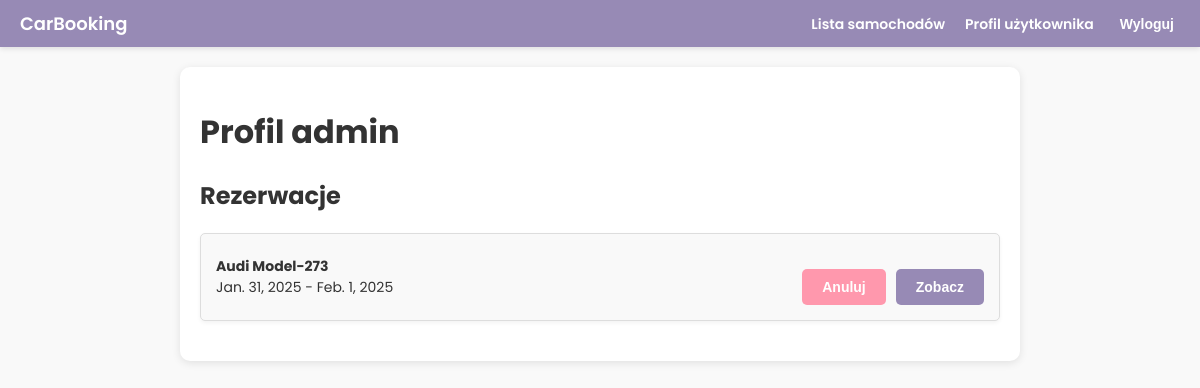
The app's page /management/user/1/, older data.
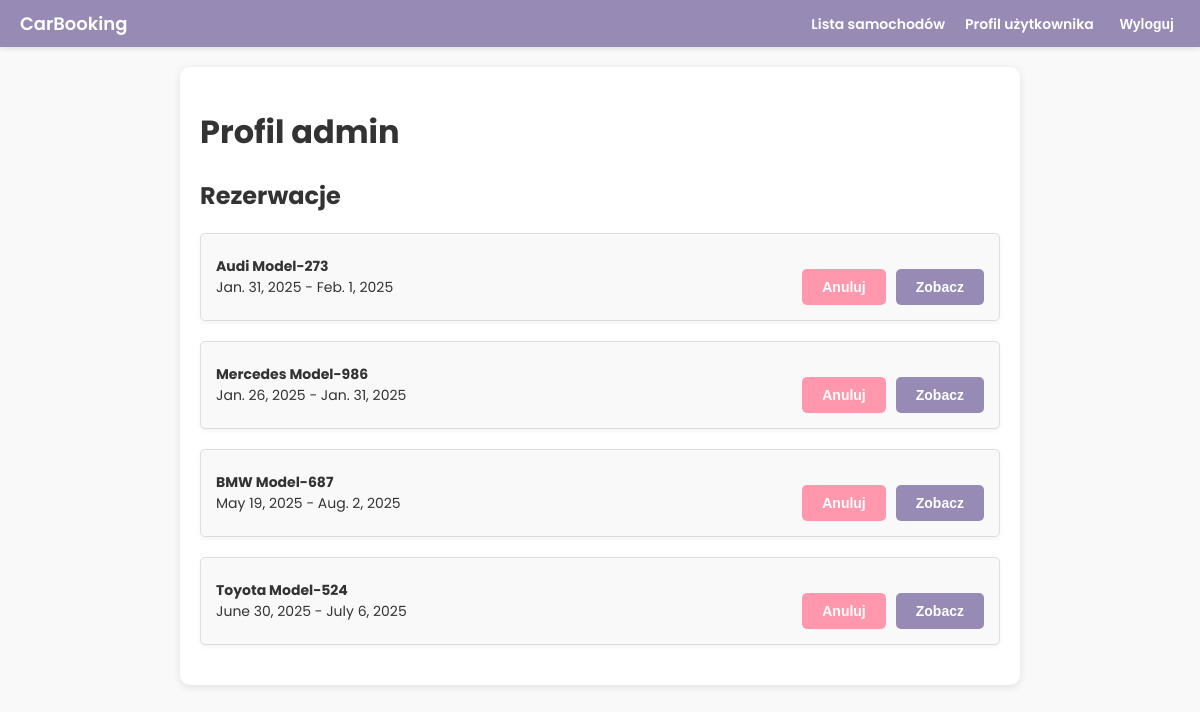
The same page, newer data.
### cars/models.py (models this page shows, shortened)
class Reservation(models.Model):
    car = models.ForeignKey(Car, on_delete=models.PROTECT, related_name="reservations")
    user = models.ForeignKey(User, on_delete=models.CASCADE)
    start_date = models.DateField(verbose_name="Początek rezerwacji")
    end_date = models.DateField(verbose_name="Koniec rezerwacji")

class Car(models.Model):
    TRANSMISSION_CHOICES = [
        ("manual", "Manualna"),
        ("automatic", "Automatyczna"),
    ]
    FUEL_TYPE_CHOICES = [
        ("petrol", "Benzyna"),
        ("diesel", "Diesel"),
        ("electric", "Elektryczny"),
        ("hybrid", "Hybrydowy"),
    ]
    CAR_TYPE_CHOICES = [
        ("sedan", "Sedan"),
        ("hatchback", "Hatchback"),
        ("suv", "SUV"),
        ("coupe", "Coupe"),
        ("convertible", "Kabriolet"),
        ("wagon", "Kombi"),
    ]
    DOORS_CHOICES = [(2, 2), (3, 3), (4, 4), (5, 5)]
    SEATS_CHOICES = [(2, 2), (3, 3), (4, 4), (5, 5), (6, 6), (7, 7), (8, 8), (9, 9)]
    brand = models.CharField(max_length=50)
    model = models.CharField(max_length=50)
    year = models.PositiveIntegerField(
        validators=[MinValueValidator(1999), MaxValueValidator(2025)]
    )
    daily_rate = models.DecimalField(max_digits=10, decimal_places=2)
    doors = models.PositiveIntegerField(choices=DOORS_CHOICES)
    car_type = models.CharField(max_length=20, choices=CAR_TYPE_CHOICES)
    transmission = models.CharField(max_length=10, choices=TRANSMISSION_CHOICES)
    seats = models.PositiveIntegerField(choices=SEATS_CHOICES)
    fuel_type = models.CharField(max_length=10, choices=FUEL_TYPE_CHOICES)
    trunk_size = models.PositiveIntegerField(help_text="Pojemność bagażnika w litrach")
    image = models.CharField(max_length=255, blank=True, null=True)
    @property
    def name(self) -> str:
        return f"{self.brand} {self.model}"

### management/views.py (the view)
# urls.py: path("user/<int:pk>/", UserDetailView.as_view(), name="user-detail"),
class UserDetailView(DetailView):
    model = User
    template_name = "user_detail.html"
    def get_context_data(self, **kwargs: Any):
        context = super().get_context_data(**kwargs)
        context["reservations"] = Reservation.objects.filter(
            user_id=self.object.id, start_date__gte=now()
        )
        return context

### management/templates/user_detail.html (shortened to what this page needs)
<!DOCTYPE html>
<html lang="pl">
<head>
    {% load static %}
    <link rel="stylesheet" href="{% static 'css/styles.css' %}">
</head>
<body>
    <div class="top-bar">
        <a href="{% url 'cars-list' %}" class="logo">CarBooking</a>
        <div class="nav-links">
            <a href="{% url 'cars-list' %}">Lista samochodów</a>
            <a href="{% url 'user-detail' object.id %}">Profil użytkownika</a>
            <form method="post" action="{% url 'logout' %}" style="margin: 0;">
                <button type="submit" class="logout-btn">Wyloguj</button>
            </form>
        </div>
    </div>
    <div class="user-container">
        <h1>Profil {{ object.username }}</h1>
        <h2>Rezerwacje</h2>
        <ul>
            {% for res in reservations %}
            <li>
                <div class="reservation-details">
                    <div class="reservation-info">
                        <strong>{{ res.car.name }}</strong>
                        <br> {{ res.start_date }} - {{ res.end_date }}
                    </div>
                    <div class="reservation-action">
                        <form method="POST" action="{% url 'delete-reservation' res.id %}">
                            <button type="submit" class="btn btn-danger">Anuluj</button>
                        </form>
                        <form action="{% url 'reservation-detail' res.id %}">
                            <button class="btn btn-reservation-detail">Zobacz</button>
                        </form>
                    </div>
                </div>
            </li>
            {% empty %}
            <li>Nie masz rezerwacji</li>
            {% endfor %}
        </ul>
    </div>
</body>
</html>

Row changes from the older to the newer data that the page shows:
added Reservation: car.name "Mercedes Model-986", start_date "Jan. 26, 2025", end_date "Jan. 31, 2025"
added Reservation: car.name "BMW Model-687", start_date "May 19, 2025", end_date "Aug. 2, 2025"
added Reservation: car.name "Toyota Model-524", start_date "June 30, 2025", end_date "July 6, 2025"
